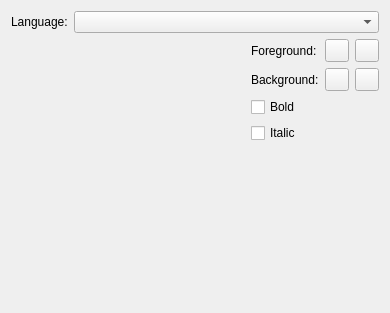
<?xml version="1.0" encoding="UTF-8"?>
<ui version="4.0">
 <class>HighlighterFormatsConfigureWidget</class>
 <widget class="QWidget" name="HighlighterFormatsConfigureWidget">
  <property name="geometry">
   <rect>
    <x>0</x>
    <y>0</y>
    <width>390</width>
    <height>313</height>
   </rect>
  </property>
  <property name="windowTitle">
   <string>Form</string>
  </property>
  <layout class="QVBoxLayout" name="verticalLayout_2">
   <item>
    <layout class="QHBoxLayout" name="horizontalLayout_4">
     <item>
      <widget class="QLabel" name="label">
       <property name="text">
        <string>Language:</string>
       </property>
      </widget>
     </item>
     <item>
      <widget class="QComboBox" name="languagesComboBox">
       <property name="sizePolicy">
        <sizepolicy hsizetype="Preferred" vsizetype="Fixed">
         <horstretch>1</horstretch>
         <verstretch>0</verstretch>
        </sizepolicy>
       </property>
      </widget>
     </item>
    </layout>
   </item>
   <item>
    <layout class="QHBoxLayout" name="horizontalLayout_3">
     <item>
      <widget class="QStackedWidget" name="languagesStackedWidget"/>
     </item>
     <item>
      <layout class="QVBoxLayout" name="verticalLayout">
       <item>
        <layout class="QHBoxLayout" name="horizontalLayout">
         <item>
          <widget class="QLabel" name="foregroundLabel">
           <property name="text">
            <string>Foreground:</string>
           </property>
          </widget>
         </item>
         <item>
          <widget class="QToolButton" name="foregroundToolButton">
           <property name="toolTip">
            <string/>
           </property>
           <property name="text">
            <string/>
           </property>
          </widget>
         </item>
         <item>
          <widget class="QToolButton" name="eraseForegroundToolButton">
           <property name="toolTip">
            <string>Erase Foreground Color</string>
           </property>
           <property name="text">
            <string/>
           </property>
           <property name="icon">
            <iconset resource="corelib.qrc">
             <normaloff>:/core/images/reset.png</normaloff>:/core/images/reset.png</iconset>
           </property>
          </widget>
         </item>
        </layout>
       </item>
       <item>
        <layout class="QHBoxLayout" name="horizontalLayout_2">
         <item>
          <widget class="QLabel" name="backgroundLabel">
           <property name="text">
            <string>Background:</string>
           </property>
          </widget>
         </item>
         <item>
          <widget class="QToolButton" name="backgroundToolButton">
           <property name="toolTip">
            <string/>
           </property>
           <property name="text">
            <string/>
           </property>
          </widget>
         </item>
         <item>
          <widget class="QToolButton" name="eraseBackgroundToolButton">
           <property name="toolTip">
            <string>Erase Background Color</string>
           </property>
           <property name="text">
            <string/>
           </property>
           <property name="icon">
            <iconset resource="corelib.qrc">
             <normaloff>:/core/images/reset.png</normaloff>:/core/images/reset.png</iconset>
           </property>
          </widget>
         </item>
        </layout>
       </item>
       <item>
        <widget class="QCheckBox" name="boldCheckBox">
         <property name="text">
          <string>Bold</string>
         </property>
        </widget>
       </item>
       <item>
        <widget class="QCheckBox" name="italicCheckBox">
         <property name="text">
          <string>Italic</string>
         </property>
        </widget>
       </item>
       <item>
        <spacer name="verticalSpacer">
         <property name="orientation">
          <enum>Qt::Vertical</enum>
         </property>
         <property name="sizeHint" stdset="0">
          <size>
           <width>20</width>
           <height>40</height>
          </size>
         </property>
        </spacer>
       </item>
      </layout>
     </item>
    </layout>
   </item>
  </layout>
 </widget>
 <resources>
  <include location="corelib.qrc"/>
 </resources>
 <connections/>
</ui>
